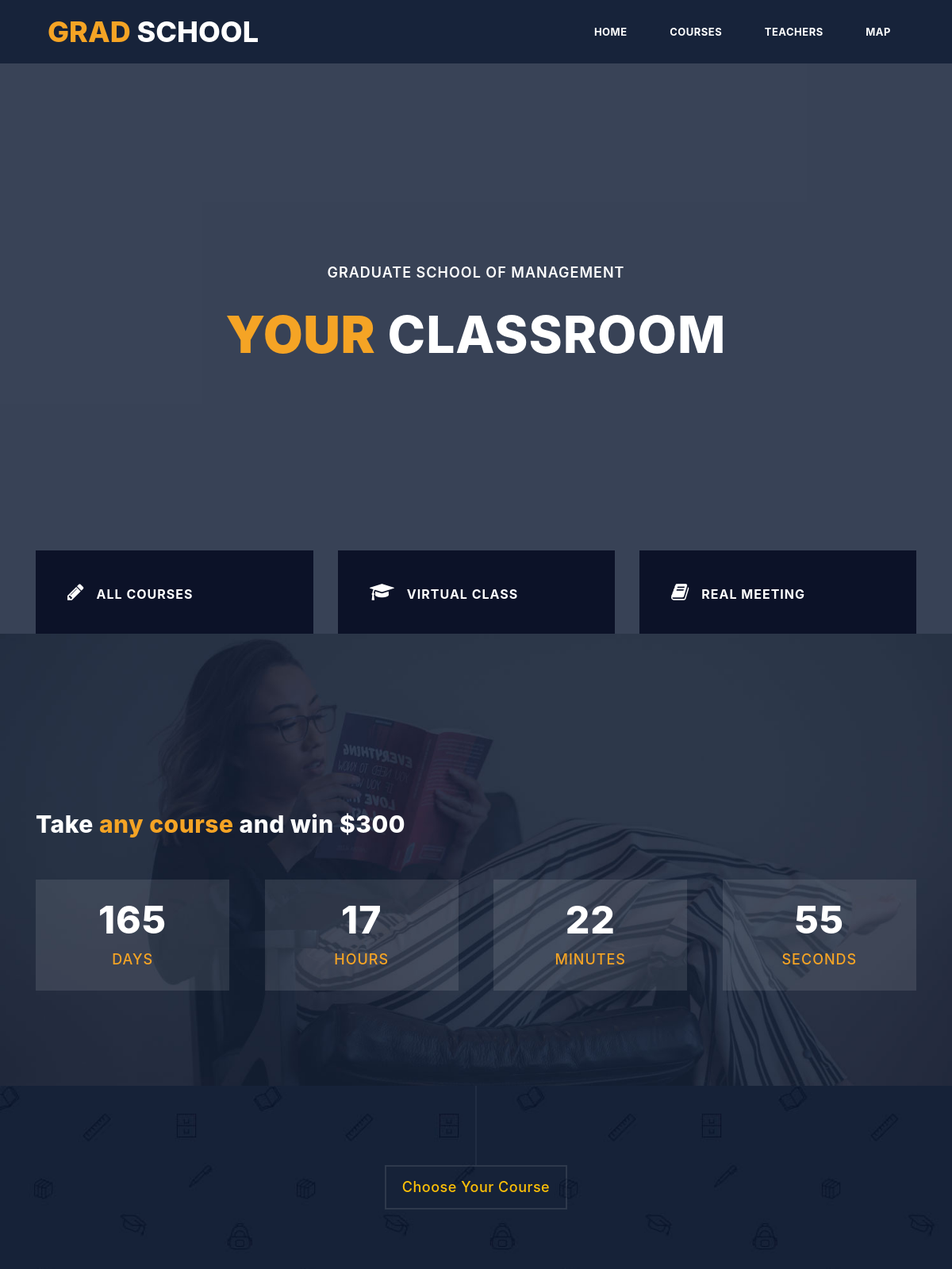
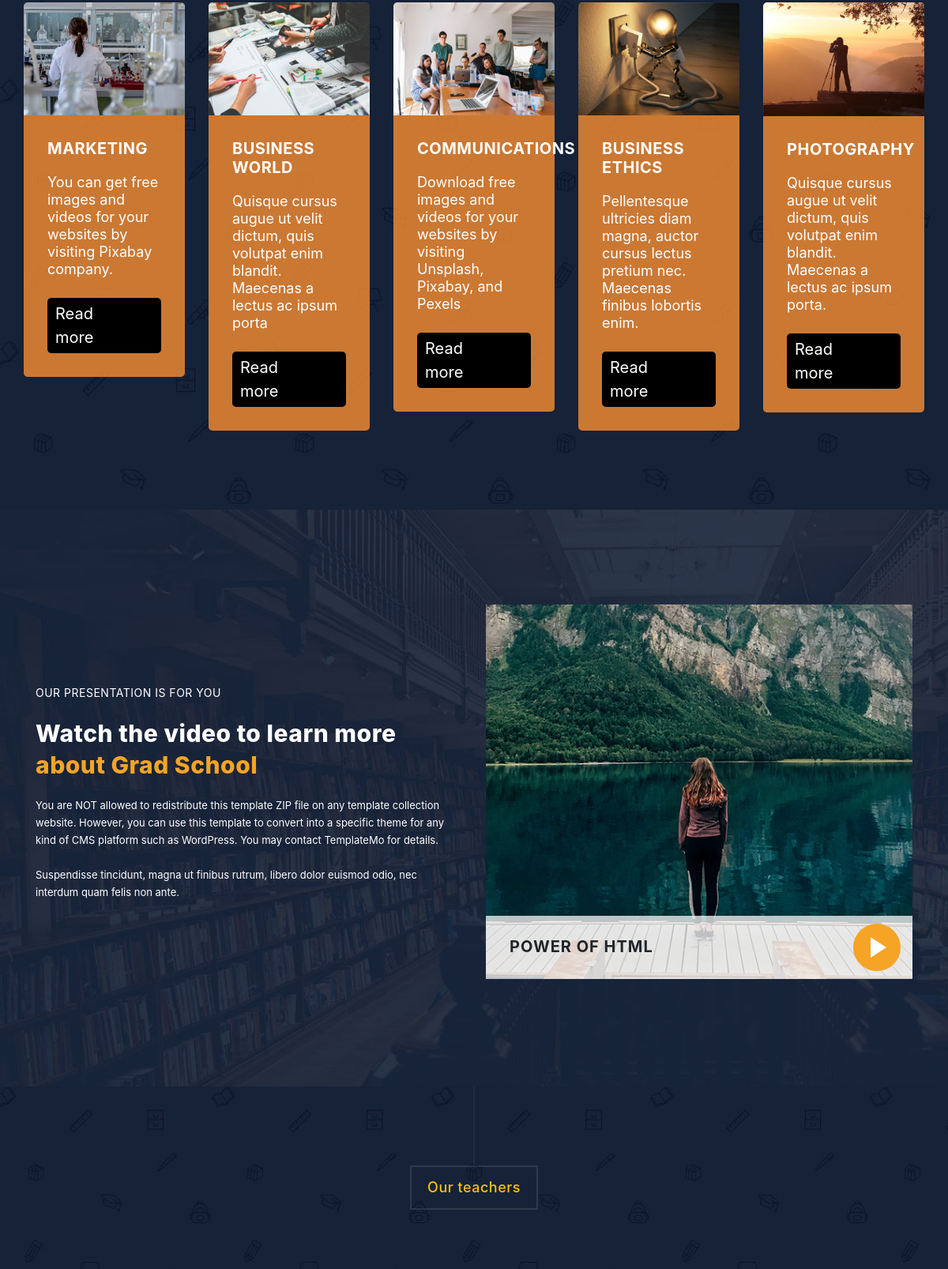
The page / (upper part) on the database its author committed (2 pictures, top to bottom).
### course/models.py (models this page shows)
class Course(models.Model):
    image = models.ImageField()
    slug = models.SlugField(max_length=40)
    title = models.CharField(max_length=100)
    description = models.TextField()
    price = models.IntegerField()
    students = models.ManyToManyField('Student', related_name='course_students') #, null=True
    def __str__(self):
        return self.title

### course/views.py (the view)
# urls.py: path('', views.index, name='index'),
def index(request):
    is_succes = False
    review = Review.objects.all()
    courses = Course.objects.all()
    teacher = Teacher.objects.all()
    form = ReviewForm(request.POST or None)
    if request.method == 'POST' and form.is_valid():
        instance = form.save(commit=False)
        instance.user = request.user
        instance.save()
        return redirect('course:index')
    form = ReviewForm()
    return render(request, 'index.html', {
        'is_succes': is_succes,
        'teacher': teacher,
        'form': form,
        'courses': courses,
        'reviews': review,
    })

### course/templates/index.html (shortened to what this page needs)
{% extends 'base_layout.html' %}
{% load static %}
{% block content %}
    <section class="section main-banner" id="top" data-section="section1">
        <video autoplay muted loop id="bg-video">
            <source src="{% static 'assets/images/course-video.mp4' %}" type="video/mp4"/>
        </video>
        <div class="video-overlay header-text">
            <div class="caption">
                <br>
                <h6>Graduate School of Management</h6>
                <h2><em>Your</em> Classroom</h2>
            </div>
        </div>
    </section>
    <section class="features">
        <div class="container">
            <div class="row">
                <div class="col-lg-4 col-12">
                    <div class="features-post">
                        <div class="features-content">
                            <div class="content-show">
                                <h4><i class="fa fa-pencil"></i>All Courses</h4>
                            </div>
                        </div>
                    </div>
                </div>
                <div class="col-lg-4 col-12">
                    <div class="features-post second-features">
                        <div class="features-content">
                            <div class="content-show">
                                <h4><i class="fa fa-graduation-cap"></i>Virtual Class</h4>
                            </div>
                        </div>
                    </div>
                </div>
                <div class="col-lg-4 col-12">
                    <div class="features-post third-features">
                        <div class="features-content">
                            <div class="content-show">
                                <h4><i class="fa fa-book"></i>Real Meeting</h4>
                            </div>
                        </div>
                    </div>
                </div>
            </div>
        </div>
    </section>
    <section class="section coming-soon" data-section="section3">
        <div class="container">
            <div class="row">
                <div class="col-md-12 col-xs-12">
                    <div class="continer centerIt">
                        <div>
                            <h4>Take <em>any course</em> and win $300</h4>
                            <div class="counter">
                                <div class="days">
                                    <div class="value">00</div>
                                    <span>Days</span>
                                </div>
                                <div class="hours">
                                    <div class="value">00</div>
                                    <span>Hours</span>
                                </div>
                                <div class="minutes">
                                    <div class="value">00</div>
                                    <span>Minutes</span>
                                </div>
                                <div class="seconds">
                                    <div class="value">00</div>
                                    <span>Seconds</span>
                                </div>
                            </div>
                        </div>
                    </div>
                </div>
            </div>
        </div>
    </section>
    <section class="section courses" data-section="section4">
        <div class="container-fluid">
            <div class="row">
                <div class="col-md-12">
                    <div class="section-heading">
                        <h2 class="text-warning">Choose Your Course</h2>
                    </div>
                </div>
                <div class="owl-carousel owl-theme">
                    {% for course in courses %}
                        <div class="item">
                            <img src="{{ course.image.url }}" alt="">
                            <div class="down-content" style="background: rgba(255,145,51,0.78);">
                                <h4 style="color: white; font-size: 20px">{{ course.title }}</h4>
                                <p style="color: white; font-size: 18px">{{ course.description }}</p>
                                <a class="text-decoration-none" href="{% url 'course:more' course.slug %}"
                                   style="background: black; color: white; font-size: 20px; display: flex; align-items: center; padding: 5px 10px; gap: 48px; border-radius: 5px">
                                    Read more
                                </a>
                            </div>
                        </div>
                    {% endfor %}
                </div>
            </div>
        </div>
    </section>
    <section class="section video" data-section="section5">
        <div class="container">
            <div class="row">
                <div class="col-md-6 align-self-center">
                    <div class="left-content">
                        <span>our presentation is for you</span>
                        <h4>Watch the video to learn more <em>about Grad School</em></h4>
                        <p>You are NOT allowed to redistribute this template ZIP file on any template collection
                            website.
                            However, you can use this template to convert into a specific theme for any kind of CMS
                            platform
                            such as WordPress. You may contact TemplateMo for details.
                            <br><br>Suspendisse tincidunt, magna ut finibus rutrum, libero dolor euismod odio, nec
                            interdum
                            quam felis non ante.</p>
                    </div>
                </div>
                <div class="col-md-6">
                    <article class="video-item">
                        <div class="video-caption">
                            <h4>Power of HTML</h4>
                        </div>
                        <figure>
                            <a href="https://youtu.be/WicDo4oB9T4" class="play"><img
                                    src="{% static 'assets/images/main-thumb.png' %}"></a>
                        </figure>
                    </article>
                </div>
            </div>
        </div>
    </section>
    <section class="section courses" data-section="section9">
        <div class="container-fluid">
            <div class="row">
                <div class="col-md-12">
                    <div class="section-heading">
                        <h2 class="text-warning">Our teachers</h2>
                    </div>
                </div>
            </div>
        </div>
    </section>
{% endblock %}

### course/templates/base_layout.html (shortened to what this page needs)
{% load static %}
<!DOCTYPE html>
<html lang="en">
<head>
    <link rel="stylesheet" href="{% static 'assets/css/flex-slider.css' %}">
    <link rel="stylesheet" href="{% static 'assets/css/fontawesome.css' %}">
    <link rel="stylesheet" href="{% static 'assets/css/lightbox.css' %}">
    <link rel="stylesheet" href="{% static 'assets/css/owl.css' %}">
    <link rel="stylesheet" href="{% static 'assets/css/templatemo-grad-school.css' %}">
    <link rel="stylesheet" href="{% static 'assets/css/style.css' %}">
    <link rel="stylesheet" href="{% static 'vendor/bootstrap/css/bootstrap.min.css' %}">
    <link rel="stylesheet" href="{% static 'vendor/bootstrap/js/bootstrap.min.js' %}">
    <link rel="stylesheet" href="{% static 'vendor/jquery/jquery.js' %}">
    <link rel="stylesheet" href="{% static 'vendor/jquery/jquery.min.js' %}">
    <link rel="stylesheet" href="{% static 'vendor/jquery/jquery.min.map' %}">
    <link rel="stylesheet" href="{% static 'vendor/jquery/jquery.slim.js' %}">
    <link rel="stylesheet" href="{% static 'vendor/jquery/jquery.slim.min.js' %}">
    <link rel="stylesheet" href="{% static 'vendor/jquery/jquery.slim.min.map' %}">
</head>
<body>
<header class="main-header clearfix" role="header">
    <div class="logo">
        <a href="{% url 'course:index' %}"><em>Grad</em> School</a>
    </div>
    <nav id="menu" class="main-nav" role="navigation">
        <ul class="main-menu text-decoration-none">
            {% if is_succes == True %}
            {% else %}
                <li><a class="text-decoration-none" href="#section1">Home</a></li>
                <li><a class="text-decoration-none" href="#section4">Courses</a></li>
                <li>
                    <a class="text-decoration-none" href="#section9">Teachers</a>
                </li>
                <li>
                    <a class="text-decoration-none" href="#section6">Map</a>
                </li>
            {% endif %}
        </ul>
    </nav>
</header>
{% block content %}
{% endblock %}
</body>
</html>

### files/static/assets/css/style.css (style rules this page uses)
* { text-decoration: none; }
* { padding: 0; margin: 0; text-decoration: none; }

### rows shown on the page
Course: image (picture), title "MARKETING", description "You can get free images and videos for your websites by visiting Pixabay company."
Course: image (picture), title "BUSINESS WORLD", description "Quisque cursus augue ut velit dictum, quis volutpat enim blandit. Maecenas a lectus ac ipsum porta"
Course: image (picture), title "COMMUNICATIONS", description "Download free images and videos for your websites by visiting Unsplash, Pixabay, and Pexels"
Course: image (picture), title "BUSINESS ETHICS", description "Pellentesque ultricies diam magna, auctor cursus lectus pretium nec. Maecenas finibus lobortis enim."
Course: image (picture), title "PHOTOGRAPHY", description "Quisque cursus augue ut velit dictum, quis volutpat enim blandit. Maecenas a lectus ac ipsum porta."
